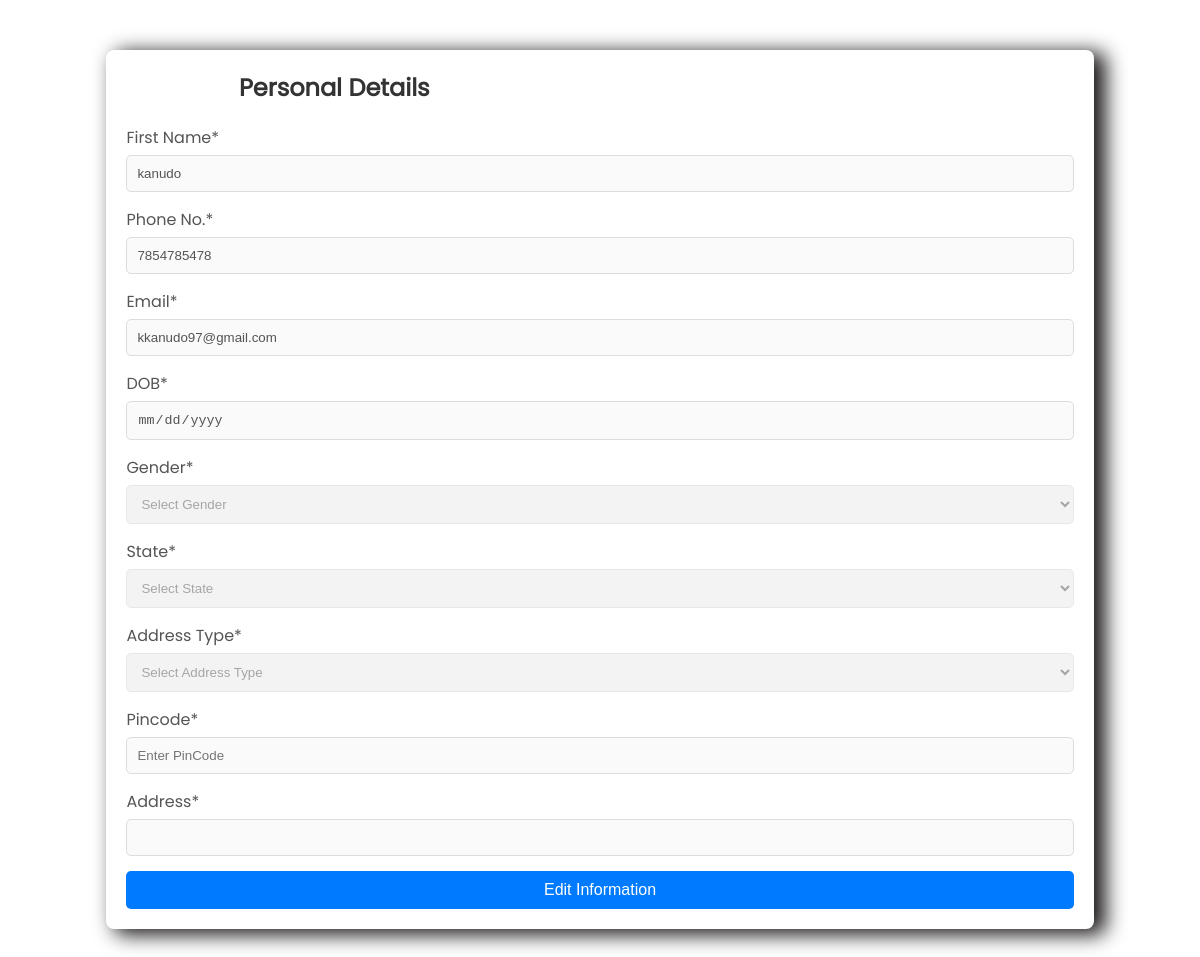
Screenshot of /info.php (signed in) with the database file from the repository.
### tables this page shows
CREATE TABLE IF NOT EXISTS `reguser` (
  `uid` int NOT NULL AUTO_INCREMENT,
  `profile_picture` varchar(255) NOT NULL,
  `name` varchar(50) NOT NULL,
  `mnumber` bigint NOT NULL,
  `email` varchar(50) NOT NULL,
  `password` varchar(255) NOT NULL,
  `DOB` date NOT NULL,
  `gender` varchar(255) NOT NULL,
  `state` varchar(255) NOT NULL,
  `address_type` varchar(255) NOT NULL,
  `pincode` bigint DEFAULT NULL,
  `address` varchar(255) NOT NULL,
  `aadhar_number` int NOT NULL,
  `aadhar_file` varchar(100) NOT NULL,
  `license_number` varchar(100) NOT NULL,
  `license_file` varchar(100) NOT NULL,
  `token` varchar(255) DEFAULT NULL,
  `reset_otp` varchar(255) DEFAULT NULL,
  `reset_expiry` datetime DEFAULT NULL,
  `is_verified` tinyint(1) DEFAULT NULL,
  `created_at` timestamp NOT NULL DEFAULT CURRENT_TIMESTAMP,
  PRIMARY KEY (`uid`)
);

### info.php (the view, shortened to what this page needs)
<?php
@include "include/config.php";
$email = $_SESSION['alogin'];
$query = "SELECT * FROM reguser WHERE email='$email'";
$exquery = mysqli_query($conn, $query);
$result = mysqli_fetch_assoc($exquery);
?>
<!DOCTYPE html>
<html lang="en">
<head>
    <link rel="stylesheet" href="p2.css">
</head>
<body style="background-color:#fff;">
    <div class="form-container">
        <h2>Personal Details</h2>
        <form action="" method="post">
            <div class="form-group">
                <label for="first_name">First Name*</label>
                <input type="text" id="first_name" name="first_name" value="<?php echo $result['name']; ?>" disabled required>
            </div>
            <div class="form-group">
                <label for="phone">Phone No.*</label>
                <input type="text" id="phone" name="phone" value="<?php echo $result['mnumber']; ?>" disabled required>
            </div>
            <div class="form-group">
                <label for="email">Email*</label>
                <input type="email" id="email" name="email" value="<?php echo $result['email']; ?>" disabled required>
            </div>
            <div class="form-group">
                <label for="dob">DOB*</label>
                <input type="date" id="dob" name="dob" value="<?php echo $result['DOB'] ?? ''; ?>" disabled required>
            </div>
            <div class="form-group">
                <label for="gender">Gender*</label>
                <select id="gender" name="gender" disabled required>
                    <option value="">Select Gender</option>
                </select>
            </div>
            <div class="form-group">
                <label for="state">State*</label>
                <select id="state" name="state" disabled required>
                    <option value="">Select State</option>
                </select>
            </div>
            <div class="form-group">
                <label for="address_type">Address Type*</label>
                <select id="address_type" name="address_type" disabled required>
                    <option value="">Select Address Type</option>
                </select>
            </div>
            <div class="form-group">
                <label for="pincode">Pincode*</label>
                <input type="number" id="pincode" name="pincode" placeholder="Enter PinCode" value="<?php echo $result['pincode'] ?? ''; ?>" disabled required>
            </div>
            <div class="form-group">
                <label for="address">Address*</label>
                <input type="text" id="address" name="address" value="<?php echo $result['address'] ?? ''; ?>" disabled required>
            </div>
            <button type="button" id="edit-btn" onclick="enableEditing()" class="submit-btn">Edit Information</button>
        </form>
    </div>
</body>
</html>

### p2.css (style rules this page uses)
h1, h2, p, input, select, button { margin: 0; padding: 0; box-sizing: border-box; }
body { font-family: 'pop-regular'; background-color: whitesmoke; color: #555050; }
h2 { position: relative; margin-bottom: 5px; margin-left: -35%; font-family: 'pop-regular'; font-size:15px; }
.form-container { max-width: 1000px; margin: 50px auto; background: #fff; padding: 20px; border-radius: 8px; box-shadow: 10px 4px 20px 2px rgb(29, 26, 26); width: 80%; }
.form-container h2 { text-align: center; color: #333; margin-bottom: 20px; margin-right: 200px; font-size: 24px; }
.form-group { margin-bottom: 15px; }
.form-group label { display: block; margin-bottom: 5px; color: #555; }
.form-group input, .form-group select { width: 100%; padding: 10px; border: 1px solid #ddd; border-radius: 5px; }
.submit-btn { width: 100%; padding: 10px; background: #007bff; border: none; color: white; font-size: 16px; cursor: pointer; border-radius: 5px; }

### rows the page displays
reguser: first_name "kanudo", phone "7854785478", email "kkanudo97@gmail.com"
